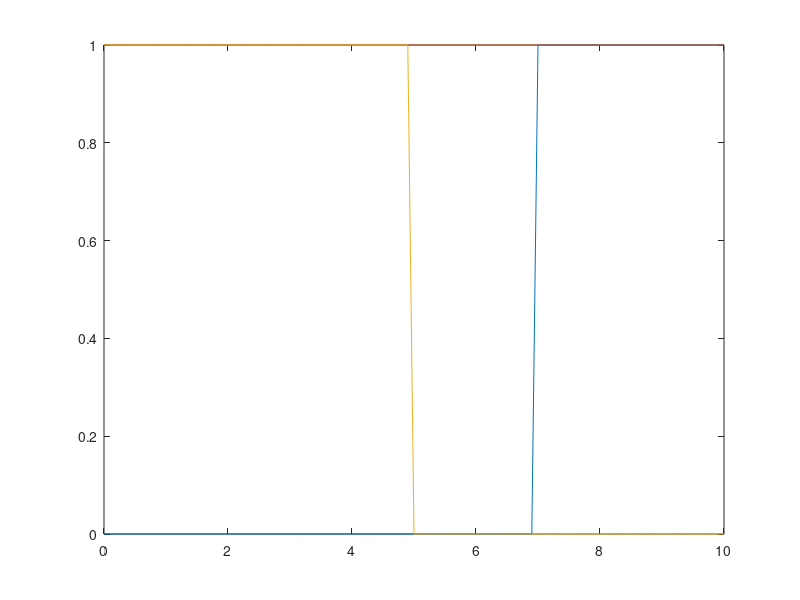
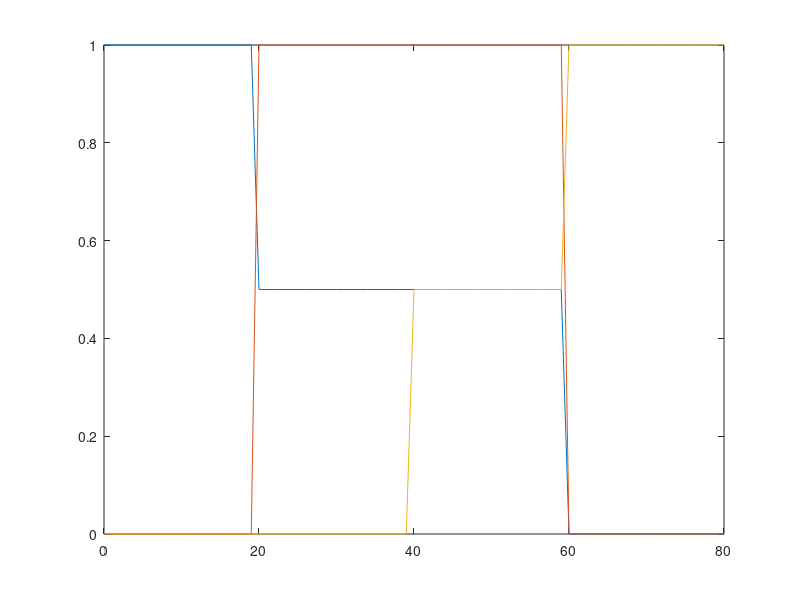

Write MATLAB code to recreate these figures, in order. (Note: this script raises an error after producing the figures.)
% close all
% clear all
% clc

%% tumor grade
xt = (0:0.1:10);
xt_length = length(xt);
yt1 = 0.*(xt>=0 & xt<7) + 1.*(xt>=7 & xt<=10);
yt2 = 1.*(xt>=0 & xt<=10);
yt3 = 1.*(xt>=0 & xt<5) + 0.*(xt>=5 & xt<=10);

figure%tumor grade after test
plot(xt,yt1);
hold on
plot(xt,yt2);
hold on
plot(xt,yt3);

%% distance measure
x = (0:1:80);
x_length = length(x);
x2 = x;
y11 = 1.*(x>=0 & x<20)+ 0.5.*(x>=20 & x<60) + 0.*(x>=60 & x<=80);
y22 = 0.*(x>=0 & x<20)+ 1.*(x>=20 & x<60) + 0.*(x>=60 & x<=80);
y33 = 0.*(x>=0 & x<40)+ 0.5.*(x>=40 & x<60) + 1.*(x>=60 & x<=80);
figure%distance measure before test
plot(x,y11);
hold on
plot(x,y22);
hold on
plot(x,y33);

%%

Z11 = combine(yt1,y11);
Z11 = (Z11.Z);
Z21 = combine(yt1,y22);
Z21 = (Z21.Z);
Z31 = combine(yt1,y33);
Z31 = (Z31.Z);
Z41 = combine(yt2,y11);
Z41 = (Z41.Z);
Z51 = combine(yt2,y22);
Z51 = (Z51.Z);
Z61 = combine(yt2,y33);
Z61 = (Z61.Z);
Z71 = combine(yt3,y11);
Z71 = (Z71.Z);
Z81 = combine(yt3,y22);
Z81 = (Z81.Z);
Z91 = combine(yt3,y33);
Z91 = (Z91.Z);
% figure
% mesh(xt,x2,Z11);
% hold on
% mesh(xt,x2,Z21);
% hold on
% mesh(xt,x2,Z31);
% hold on
% mesh(xt,x2,Z41);
% hold on
% mesh(xt,x2,Z51);
% hold on
% mesh(xt,x2,Z61);
% hold on
% mesh(xt,x2,Z71);
% hold on
% mesh(xt,x2,Z81);
% hold on
% mesh(xt,x2,Z91);

%% imagesc
% figure
% imagesc(xt,x2,Z11);

figure

ZZZ = Z11;%Choose a curve from 1 to 9

imagesc(xt,x2,ZZZ');
set(gca,'YDir','normal');

X = xt*10+1;
X = floor(X);

%y = 80.*exp(-10./xt).*(xt>=0 & xt<7) + 1.*(xt>=7 & xt<10);%Co-Relation
%y = 80.*exp(-0.1./xt);%Co-Relation

np = 0.3;
c=70;
y = c.* (1 - (((10-xt)./10).^np));


for m = 1:xt_length
    for n = 1:x_length-1
        if y(m) >= x2(n) & y(m) <= x2(n+1)
            Y(m) = n;
        end
        end
end
Z11 = zeros(xt_length,x_length);
for m = 1:xt_length
        Z11(m,Y(m)) = ZZZ(m,Y(m));
end
figure
imagesc(xt,x2,Z11');
caxis([0,1])
set(gca,'YDir','normal');


%%


ZZZ = Z21;%Choose a curve from 1 to 9
figure
imagesc(xt,x2,ZZZ');
set(gca,'YDir','normal');
X = xt*10+1;
X = floor(X);
y = c.* (1 - (((10-xt)./10).^np));
for m = 1:xt_length
    for n = 1:x_length-1
        if y(m) >= x2(n) & y(m) <= x2(n+1)
            Y(m) = n;
        end
        end
end
Z21 = zeros(xt_length,x_length);
for m = 1:xt_length
        Z21(m,Y(m)) = ZZZ(m,Y(m));
end



ZZZ = Z31;%Choose a curve from 1 to 9
figure
imagesc(xt,x2,ZZZ');
set(gca,'YDir','normal');
X = xt*10+1;
X = floor(X);
y = c.* (1 - (((10-xt)./10).^np));

for m = 1:xt_length
    for n = 1:x_length-1
        if y(m) >= x2(n) & y(m) <= x2(n+1)
            Y(m) = n;
        end
        end
end
Z31 = zeros(xt_length,x_length);
for m = 1:xt_length
        Z31(m,Y(m)) = ZZZ(m,Y(m));
end



ZZZ = Z41;%Choose a curve from 1 to 9
figure
imagesc(xt,x2,ZZZ');
set(gca,'YDir','normal');
X = xt*10+1;
X = floor(X);
y = c.* (1 - (((10-xt)./10).^np));
for m = 1:xt_length
    for n = 1:x_length-1
        if y(m) >= x2(n) & y(m) <= x2(n+1)
            Y(m) = n;
        end
        end
end
Z41 = zeros(xt_length,x_length);
for m = 1:xt_length
        Z41(m,Y(m)) = ZZZ(m,Y(m));
end



ZZZ = Z51;%Choose a curve from 1 to 9
figure
imagesc(xt,x2,ZZZ');
set(gca,'YDir','normal');
X = xt*10+1;
X = floor(X);
y = c.* (1 - (((10-xt)./10).^np));
for m = 1:xt_length
    for n = 1:x_length-1
        if y(m) >= x2(n) & y(m) <= x2(n+1)
            Y(m) = n;
        end
        end
end
Z51 = zeros(xt_length,x_length);
for m = 1:xt_length
        Z51(m,Y(m)) = ZZZ(m,Y(m));
end


ZZZ = Z61;%Choose a curve from 1 to 9
figure
imagesc(xt,x2,ZZZ');
set(gca,'YDir','normal');
X = xt*10+1;
X = floor(X);
y = c.* (1 - (((10-xt)./10).^np));
for m = 1:xt_length
    for n = 1:x_length-1
        if y(m) >= x2(n) & y(m) <= x2(n+1)
            Y(m) = n;
        end
        end
end
Z61 = zeros(xt_length,x_length);
for m = 1:xt_length
        Z61(m,Y(m)) = ZZZ(m,Y(m));
end



ZZZ = Z71;%Choose a curve from 1 to 9
figure
imagesc(xt,x2,ZZZ');
set(gca,'YDir','normal');
X = xt*10+1;
X = floor(X);
y = c.* (1 - (((10-xt)./10).^np));
for m = 1:xt_length
    for n = 1:x_length-1
        if y(m) >= x2(n) & y(m) <= x2(n+1)
            Y(m) = n;
        end
        end
end
Z71 = zeros(xt_length,x_length);
for m = 1:xt_length
        Z71(m,Y(m)) = ZZZ(m,Y(m));
end




ZZZ = Z81;%Choose a curve from 1 to 9
figure
imagesc(xt,x2,ZZZ');
set(gca,'YDir','normal');
X = xt*10+1;
X = floor(X);
y = c.* (1 - (((10-xt)./10).^np));
for m = 1:xt_length
    for n = 1:x_length-1
        if y(m) >= x2(n) & y(m) <= x2(n+1)
            Y(m) = n;
        end
        end
end
Z81 = zeros(xt_length,x_length);
for m = 1:xt_length
        Z81(m,Y(m)) = ZZZ(m,Y(m));
end



ZZZ = Z91;%Choose a curve from 1 to 9
figure
imagesc(xt,x2,ZZZ');
set(gca,'YDir','normal');
X = xt*10+1;
X = floor(X);
y = c.* (1 - (((10-xt)./10).^np));
for m = 1:xt_length
    for n = 1:x_length-1
        if y(m) >= x2(n) & y(m) <= x2(n+1)
            Y(m) = n;
        end
        end
end
Z91 = zeros(xt_length,x_length);
for m = 1:xt_length
        Z91(m,Y(m)) = ZZZ(m,Y(m));
end

